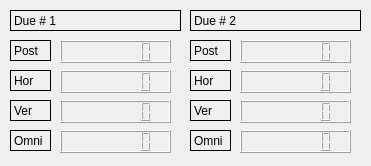
<?xml version="1.0" encoding="UTF-8"?>
<ui version="4.0">
 <class>Dialog</class>
 <widget class="QDialog" name="Dialog">
  <property name="geometry">
   <rect>
    <x>0</x>
    <y>0</y>
    <width>371</width>
    <height>166</height>
   </rect>
  </property>
  <property name="windowTitle">
   <string>Dialog</string>
  </property>
  <widget class="QLabel" name="DueNumber">
   <property name="geometry">
    <rect>
     <x>10</x>
     <y>10</y>
     <width>171</width>
     <height>21</height>
    </rect>
   </property>
   <property name="frameShape">
    <enum>QFrame::Box</enum>
   </property>
   <property name="text">
    <string>Due # 1</string>
   </property>
  </widget>
  <widget class="QLabel" name="DueNumber2">
   <property name="geometry">
    <rect>
     <x>190</x>
     <y>10</y>
     <width>171</width>
     <height>21</height>
    </rect>
   </property>
   <property name="frameShape">
    <enum>QFrame::Box</enum>
   </property>
   <property name="text">
    <string>Due # 2</string>
   </property>
  </widget>
  <widget class="QLCDNumber" name="Post_lcdNumber">
   <property name="geometry">
    <rect>
     <x>60</x>
     <y>40</y>
     <width>111</width>
     <height>23</height>
    </rect>
   </property>
   <property name="frameShape">
    <enum>QFrame::Box</enum>
   </property>
   <property name="digitCount">
    <number>7</number>
   </property>
  </widget>
  <widget class="QLabel" name="Post_Label">
   <property name="geometry">
    <rect>
     <x>10</x>
     <y>40</y>
     <width>41</width>
     <height>21</height>
    </rect>
   </property>
   <property name="frameShape">
    <enum>QFrame::Box</enum>
   </property>
   <property name="text">
    <string>Post</string>
   </property>
  </widget>
  <widget class="QLCDNumber" name="Hor_lcdNumber">
   <property name="geometry">
    <rect>
     <x>60</x>
     <y>70</y>
     <width>111</width>
     <height>23</height>
    </rect>
   </property>
   <property name="frameShape">
    <enum>QFrame::Box</enum>
   </property>
   <property name="digitCount">
    <number>7</number>
   </property>
  </widget>
  <widget class="QLabel" name="Hor_Label">
   <property name="geometry">
    <rect>
     <x>10</x>
     <y>70</y>
     <width>41</width>
     <height>21</height>
    </rect>
   </property>
   <property name="frameShape">
    <enum>QFrame::Box</enum>
   </property>
   <property name="text">
    <string>Hor</string>
   </property>
  </widget>
  <widget class="QLabel" name="Ver_Label">
   <property name="geometry">
    <rect>
     <x>10</x>
     <y>100</y>
     <width>41</width>
     <height>21</height>
    </rect>
   </property>
   <property name="frameShape">
    <enum>QFrame::Box</enum>
   </property>
   <property name="text">
    <string>Ver</string>
   </property>
  </widget>
  <widget class="QLCDNumber" name="Ver_lcdNumber">
   <property name="geometry">
    <rect>
     <x>60</x>
     <y>100</y>
     <width>111</width>
     <height>23</height>
    </rect>
   </property>
   <property name="frameShape">
    <enum>QFrame::Box</enum>
   </property>
   <property name="digitCount">
    <number>7</number>
   </property>
  </widget>
  <widget class="QLCDNumber" name="Omni_lcdNumber">
   <property name="geometry">
    <rect>
     <x>60</x>
     <y>130</y>
     <width>111</width>
     <height>23</height>
    </rect>
   </property>
   <property name="frameShape">
    <enum>QFrame::Box</enum>
   </property>
   <property name="digitCount">
    <number>7</number>
   </property>
  </widget>
  <widget class="QLabel" name="Omni_Label">
   <property name="geometry">
    <rect>
     <x>10</x>
     <y>130</y>
     <width>41</width>
     <height>21</height>
    </rect>
   </property>
   <property name="frameShape">
    <enum>QFrame::Box</enum>
   </property>
   <property name="text">
    <string>Omni</string>
   </property>
  </widget>
  <widget class="QLCDNumber" name="Ver_lcdNumber_2">
   <property name="geometry">
    <rect>
     <x>240</x>
     <y>100</y>
     <width>111</width>
     <height>23</height>
    </rect>
   </property>
   <property name="frameShape">
    <enum>QFrame::Box</enum>
   </property>
   <property name="digitCount">
    <number>7</number>
   </property>
  </widget>
  <widget class="QLCDNumber" name="Post_lcdNumber_2">
   <property name="geometry">
    <rect>
     <x>240</x>
     <y>40</y>
     <width>111</width>
     <height>23</height>
    </rect>
   </property>
   <property name="frameShape">
    <enum>QFrame::Box</enum>
   </property>
   <property name="digitCount">
    <number>7</number>
   </property>
  </widget>
  <widget class="QLabel" name="Ver_Label_2">
   <property name="geometry">
    <rect>
     <x>190</x>
     <y>100</y>
     <width>41</width>
     <height>21</height>
    </rect>
   </property>
   <property name="frameShape">
    <enum>QFrame::Box</enum>
   </property>
   <property name="text">
    <string>Ver</string>
   </property>
  </widget>
  <widget class="QLabel" name="Post_Label_2">
   <property name="geometry">
    <rect>
     <x>190</x>
     <y>40</y>
     <width>41</width>
     <height>21</height>
    </rect>
   </property>
   <property name="frameShape">
    <enum>QFrame::Box</enum>
   </property>
   <property name="text">
    <string>Post</string>
   </property>
  </widget>
  <widget class="QLCDNumber" name="Omni_lcdNumber_2">
   <property name="geometry">
    <rect>
     <x>240</x>
     <y>130</y>
     <width>111</width>
     <height>23</height>
    </rect>
   </property>
   <property name="frameShape">
    <enum>QFrame::Box</enum>
   </property>
   <property name="digitCount">
    <number>7</number>
   </property>
  </widget>
  <widget class="QLCDNumber" name="Hor_lcdNumber_2">
   <property name="geometry">
    <rect>
     <x>240</x>
     <y>70</y>
     <width>111</width>
     <height>23</height>
    </rect>
   </property>
   <property name="frameShape">
    <enum>QFrame::Box</enum>
   </property>
   <property name="digitCount">
    <number>7</number>
   </property>
  </widget>
  <widget class="QLabel" name="Hor_Label_2">
   <property name="geometry">
    <rect>
     <x>190</x>
     <y>70</y>
     <width>41</width>
     <height>21</height>
    </rect>
   </property>
   <property name="frameShape">
    <enum>QFrame::Box</enum>
   </property>
   <property name="text">
    <string>Hor</string>
   </property>
  </widget>
  <widget class="QLabel" name="Omni_Label_2">
   <property name="geometry">
    <rect>
     <x>190</x>
     <y>130</y>
     <width>41</width>
     <height>21</height>
    </rect>
   </property>
   <property name="frameShape">
    <enum>QFrame::Box</enum>
   </property>
   <property name="text">
    <string>Omni</string>
   </property>
  </widget>
 </widget>
 <layoutdefault spacing="6" margin="11"/>
 <resources/>
 <connections/>
</ui>
